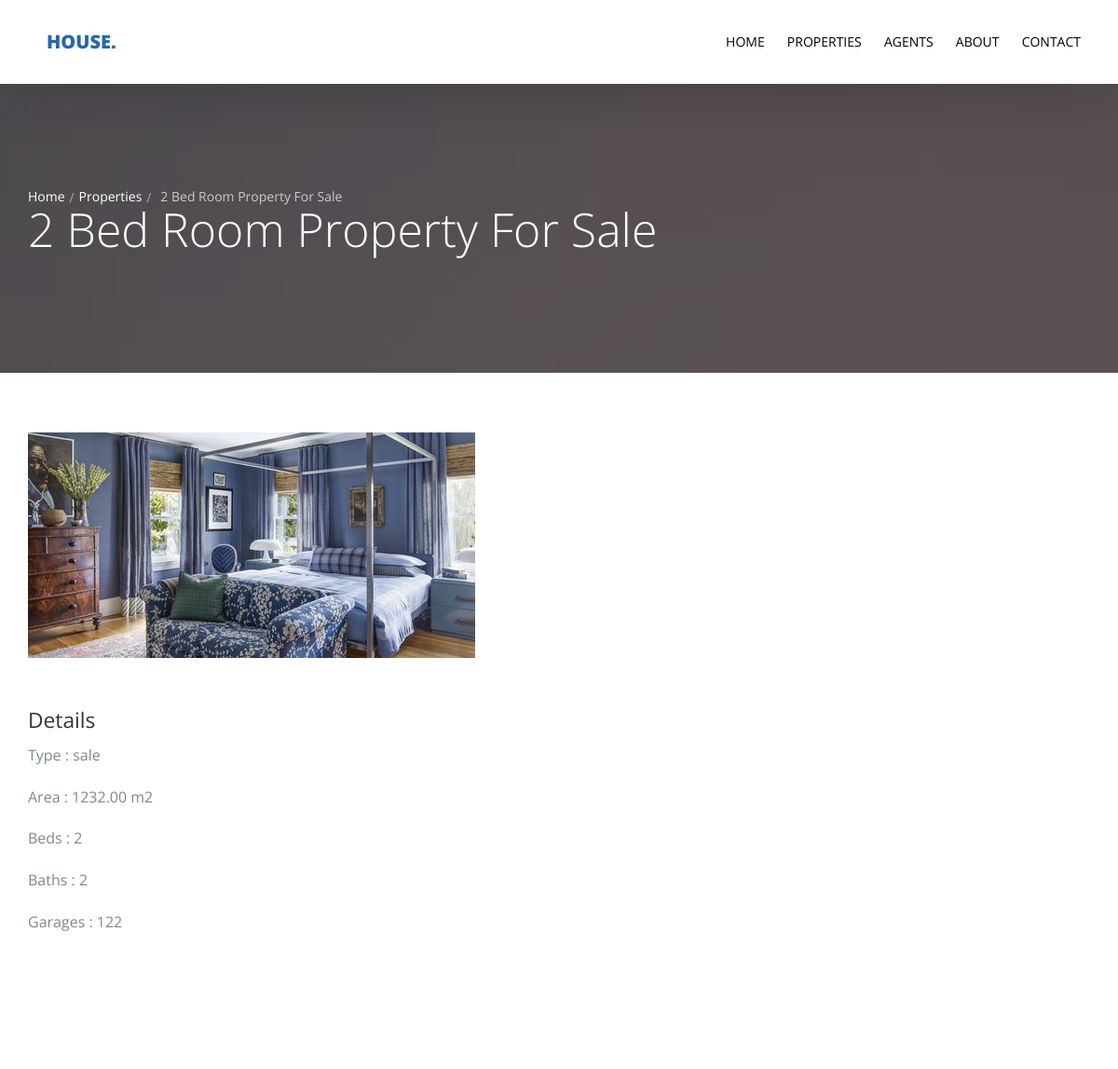
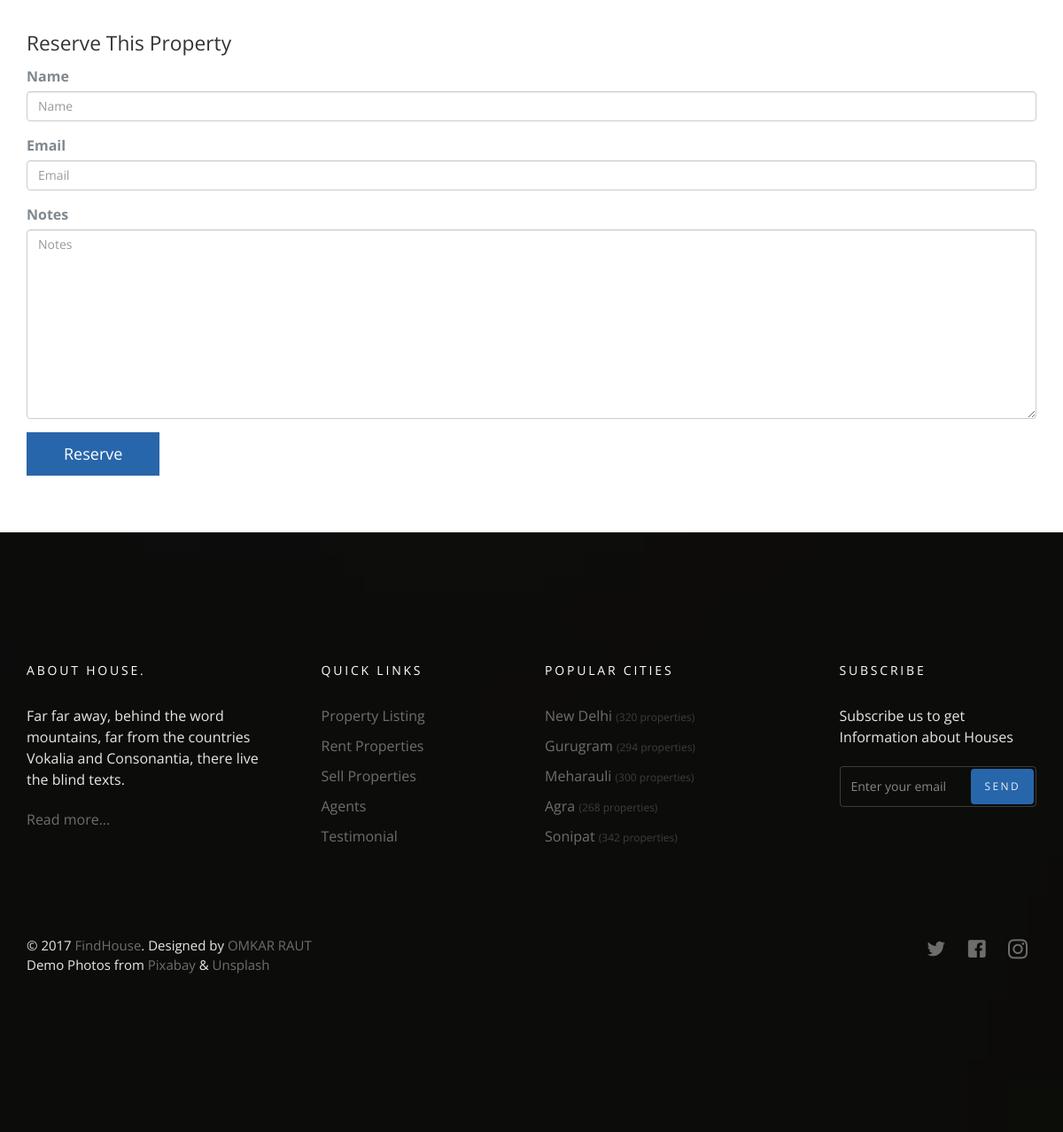
Screenshot of /property/3 with the database file from the repository (2 pictures, top to bottom).
### property/models.py (models this page shows)
class Property(models.Model):
    name = models.CharField(max_length=50)
    property_type = models.CharField(choices=property_type , max_length=10)
    price = models.PositiveIntegerField()
    category = models.ForeignKey('Category' ,null=True ,on_delete=models.SET_NULL)
    area = models.DecimalField(decimal_places=2 ,max_digits=8 )
    beds_number = models.PositiveIntegerField()
    baths_number = models.PositiveIntegerField()
    garages_number = models.PositiveIntegerField()
    image=models.ImageField(upload_to='property/',null=True)
    location=models.CharField(max_length=50 ,null=True)
    def __str__(self):
        return self.name
    class Meta:
        verbose_name = 'Property'
        verbose_name_plural = 'Properties'

### property/views.py (the view)
# urls.py: path('<int:id>',views.property_detail , name='property_detail'),
def property_detail(request,id):
    property_detail = Property.objects.get(id=id)
    template = 'property/detail.html'
    if request.method == 'POST':
        reserve_form = ReserveForm(request.POST)
        if reserve_form.is_valid():
            reserve_form.save()
    else:
        reserve_form = ReserveForm()
    context = {
        'property_detail' : property_detail ,
        'reserve_form' : reserve_form
    }
    return render(request , template , context)

### property/forms.py
class ReserveForm(forms.ModelForm):
    class Meta :
        model = Reserve
        fields = '__all__'

### property/templates/property/detail.html (shortened to what this page needs)
{% extends 'base.html' %}
{% load bootstrap4 %}
{% block body %}
  <section class="probootstrap-slider flexslider2 page-inner">
    <div class="overlay"></div>
    <div class="probootstrap-wrap-banner">
      <div class="container">
        <div class="row">
          <div class="col-md-8">
              <div class="page-title probootstrap-animate">
                  <div class="probootstrap-breadcrumbs">
                    <a href="#">Home</a><span><a href="{% url 'property:property_list' %}"> Properties </a></span>{{property_detail}}
                  </div>
                  <h1>{{property_detail}}</h1>
                </div>
          </div>
        </div>
      </div>
    </div>
    <ul class="slides">
      <li style="background-image: url(img/slider_1.jpg);"></li>
    </ul>
  </section>
  <section class="probootstrap-section">
    <div class="container">
      <div class="row">
        <div class="col-md-12">
          <p><img src="{{property_detail.image.url}}" class="img-responsive" alt="Free Bootstrap Template by uicookies.com"></p>
        </div>
      </div>
      <div class="row">
        <div class="col-md-12">
          <h2>Details</h2>
          <p>Type : {{property_detail.property_type}}</p>
          <p>Area : {{property_detail.area}} m2</p>
          <p>Beds : {{property_detail.beds_number}}</p>
          <p>Baths : {{property_detail.baths_number}}</p>
          <p>Garages : {{property_detail.garages_number}}</p>
        </div>
      </div>
    </div>
  </section>
  <section class="probootstrap-section">
      <div class="container">
        <div class="row">
          <div class="col-md-12">
            <h2>Reserve This Property</h2>
              <form action="" method="POST">
                  {% bootstrap_form reserve_form %}
                  {% buttons %}
                      <button type="submit" class="btn btn-primary">Reserve</button>
                  {% endbuttons %}
              </form>
          </div>
        </div>
      </div>
    </section>
  {% endblock body %}

### rows the page displays
Property: name "2 Bed Room Property For Sale", image (picture), property_type "sale", area "1232.00", beds_number "2", baths_number "2", garages_number "122"
